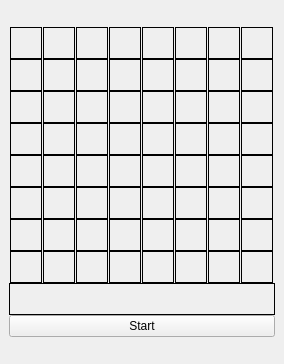
<?xml version="1.0" encoding="UTF-8"?>
<ui version="4.0">
 <class>MainWindow</class>
 <widget class="QMainWindow" name="MainWindow">
  <property name="geometry">
   <rect>
    <x>0</x>
    <y>0</y>
    <width>284</width>
    <height>364</height>
   </rect>
  </property>
  <property name="windowTitle">
   <string>Binary Clock</string>
  </property>
  <widget class="QWidget" name="centralwidget">
   <layout class="QVBoxLayout" name="verticalLayout_2">
    <item>
     <layout class="QVBoxLayout" name="verticalLayout_01">
      <property name="spacing">
       <number>0</number>
      </property>
      <item>
       <layout class="QHBoxLayout" name="horizontalLayout_08">
        <property name="spacing">
         <number>0</number>
        </property>
        <item>
         <widget class="QLabel" name="label_08_08">
          <property name="minimumSize">
           <size>
            <width>32</width>
            <height>32</height>
           </size>
          </property>
          <property name="maximumSize">
           <size>
            <width>32</width>
            <height>32</height>
           </size>
          </property>
          <property name="frameShape">
           <enum>QFrame::Box</enum>
          </property>
          <property name="text">
           <string/>
          </property>
         </widget>
        </item>
        <item>
         <widget class="QLabel" name="label_08_07">
          <property name="minimumSize">
           <size>
            <width>32</width>
            <height>32</height>
           </size>
          </property>
          <property name="maximumSize">
           <size>
            <width>32</width>
            <height>32</height>
           </size>
          </property>
          <property name="frameShape">
           <enum>QFrame::Box</enum>
          </property>
          <property name="text">
           <string/>
          </property>
         </widget>
        </item>
        <item>
         <widget class="QLabel" name="label_08_06">
          <property name="minimumSize">
           <size>
            <width>32</width>
            <height>32</height>
           </size>
          </property>
          <property name="maximumSize">
           <size>
            <width>32</width>
            <height>32</height>
           </size>
          </property>
          <property name="frameShape">
           <enum>QFrame::Box</enum>
          </property>
          <property name="text">
           <string/>
          </property>
         </widget>
        </item>
        <item>
         <widget class="QLabel" name="label_08_05">
          <property name="minimumSize">
           <size>
            <width>32</width>
            <height>32</height>
           </size>
          </property>
          <property name="maximumSize">
           <size>
            <width>32</width>
            <height>32</height>
           </size>
          </property>
          <property name="frameShape">
           <enum>QFrame::Box</enum>
          </property>
          <property name="text">
           <string/>
          </property>
         </widget>
        </item>
        <item>
         <widget class="QLabel" name="label_08_04">
          <property name="minimumSize">
           <size>
            <width>32</width>
            <height>32</height>
           </size>
          </property>
          <property name="maximumSize">
           <size>
            <width>32</width>
            <height>32</height>
           </size>
          </property>
          <property name="frameShape">
           <enum>QFrame::Box</enum>
          </property>
          <property name="text">
           <string/>
          </property>
         </widget>
        </item>
        <item>
         <widget class="QLabel" name="label_08_03">
          <property name="minimumSize">
           <size>
            <width>32</width>
            <height>32</height>
           </size>
          </property>
          <property name="maximumSize">
           <size>
            <width>32</width>
            <height>32</height>
           </size>
          </property>
          <property name="frameShape">
           <enum>QFrame::Box</enum>
          </property>
          <property name="text">
           <string/>
          </property>
         </widget>
        </item>
        <item>
         <widget class="QLabel" name="label_08_02">
          <property name="minimumSize">
           <size>
            <width>32</width>
            <height>32</height>
           </size>
          </property>
          <property name="maximumSize">
           <size>
            <width>32</width>
            <height>32</height>
           </size>
          </property>
          <property name="frameShape">
           <enum>QFrame::Box</enum>
          </property>
          <property name="text">
           <string/>
          </property>
         </widget>
        </item>
        <item>
         <widget class="QLabel" name="label_08_01">
          <property name="minimumSize">
           <size>
            <width>32</width>
            <height>32</height>
           </size>
          </property>
          <property name="maximumSize">
           <size>
            <width>32</width>
            <height>32</height>
           </size>
          </property>
          <property name="frameShape">
           <enum>QFrame::Box</enum>
          </property>
          <property name="text">
           <string/>
          </property>
         </widget>
        </item>
       </layout>
      </item>
      <item>
       <layout class="QHBoxLayout" name="horizontalLayout_07">
        <property name="spacing">
         <number>0</number>
        </property>
        <item>
         <widget class="QLabel" name="label_07_08">
          <property name="minimumSize">
           <size>
            <width>32</width>
            <height>32</height>
           </size>
          </property>
          <property name="maximumSize">
           <size>
            <width>32</width>
            <height>32</height>
           </size>
          </property>
          <property name="frameShape">
           <enum>QFrame::Box</enum>
          </property>
          <property name="text">
           <string/>
          </property>
         </widget>
        </item>
        <item>
         <widget class="QLabel" name="label_07_07">
          <property name="minimumSize">
           <size>
            <width>32</width>
            <height>32</height>
           </size>
          </property>
          <property name="maximumSize">
           <size>
            <width>32</width>
            <height>32</height>
           </size>
          </property>
          <property name="frameShape">
           <enum>QFrame::Box</enum>
          </property>
          <property name="text">
           <string/>
          </property>
         </widget>
        </item>
        <item>
         <widget class="QLabel" name="label_07_06">
          <property name="minimumSize">
           <size>
            <width>32</width>
            <height>32</height>
           </size>
          </property>
          <property name="maximumSize">
           <size>
            <width>32</width>
            <height>32</height>
           </size>
          </property>
          <property name="frameShape">
           <enum>QFrame::Box</enum>
          </property>
          <property name="text">
           <string/>
          </property>
         </widget>
        </item>
        <item>
         <widget class="QLabel" name="label_07_05">
          <property name="minimumSize">
           <size>
            <width>32</width>
            <height>32</height>
           </size>
          </property>
          <property name="maximumSize">
           <size>
            <width>32</width>
            <height>32</height>
           </size>
          </property>
          <property name="frameShape">
           <enum>QFrame::Box</enum>
          </property>
          <property name="text">
           <string/>
          </property>
         </widget>
        </item>
        <item>
         <widget class="QLabel" name="label_07_04">
          <property name="minimumSize">
           <size>
            <width>32</width>
            <height>32</height>
           </size>
          </property>
          <property name="maximumSize">
           <size>
            <width>32</width>
            <height>32</height>
           </size>
          </property>
          <property name="frameShape">
           <enum>QFrame::Box</enum>
          </property>
          <property name="text">
           <string/>
          </property>
         </widget>
        </item>
        <item>
         <widget class="QLabel" name="label_07_03">
          <property name="minimumSize">
           <size>
            <width>32</width>
            <height>32</height>
           </size>
          </property>
          <property name="maximumSize">
           <size>
            <width>32</width>
            <height>32</height>
           </size>
          </property>
          <property name="frameShape">
           <enum>QFrame::Box</enum>
          </property>
          <property name="text">
           <string/>
          </property>
         </widget>
        </item>
        <item>
         <widget class="QLabel" name="label_07_02">
          <property name="minimumSize">
           <size>
            <width>32</width>
            <height>32</height>
           </size>
          </property>
          <property name="maximumSize">
           <size>
            <width>32</width>
            <height>32</height>
           </size>
          </property>
          <property name="frameShape">
           <enum>QFrame::Box</enum>
          </property>
          <property name="text">
           <string/>
          </property>
         </widget>
        </item>
        <item>
         <widget class="QLabel" name="label_07_01">
          <property name="minimumSize">
           <size>
            <width>32</width>
            <height>32</height>
           </size>
          </property>
          <property name="maximumSize">
           <size>
            <width>32</width>
            <height>32</height>
           </size>
          </property>
          <property name="frameShape">
           <enum>QFrame::Box</enum>
          </property>
          <property name="text">
           <string/>
          </property>
         </widget>
        </item>
       </layout>
      </item>
      <item>
       <layout class="QHBoxLayout" name="horizontalLayout_06">
        <property name="spacing">
         <number>0</number>
        </property>
        <item>
         <widget class="QLabel" name="label_06_08">
          <property name="minimumSize">
           <size>
            <width>32</width>
            <height>32</height>
           </size>
          </property>
          <property name="maximumSize">
           <size>
            <width>32</width>
            <height>32</height>
           </size>
          </property>
          <property name="frameShape">
           <enum>QFrame::Box</enum>
          </property>
          <property name="text">
           <string/>
          </property>
         </widget>
        </item>
        <item>
         <widget class="QLabel" name="label_06_07">
          <property name="minimumSize">
           <size>
            <width>32</width>
            <height>32</height>
           </size>
          </property>
          <property name="maximumSize">
           <size>
            <width>32</width>
            <height>32</height>
           </size>
          </property>
          <property name="frameShape">
           <enum>QFrame::Box</enum>
          </property>
          <property name="text">
           <string/>
          </property>
         </widget>
        </item>
        <item>
         <widget class="QLabel" name="label_06_06">
          <property name="minimumSize">
           <size>
            <width>32</width>
            <height>32</height>
           </size>
          </property>
          <property name="maximumSize">
           <size>
            <width>32</width>
            <height>32</height>
           </size>
          </property>
          <property name="frameShape">
           <enum>QFrame::Box</enum>
          </property>
          <property name="text">
           <string/>
          </property>
         </widget>
        </item>
        <item>
         <widget class="QLabel" name="label_06_05">
          <property name="minimumSize">
           <size>
            <width>32</width>
            <height>32</height>
           </size>
          </property>
          <property name="maximumSize">
           <size>
            <width>32</width>
            <height>32</height>
           </size>
          </property>
          <property name="frameShape">
           <enum>QFrame::Box</enum>
          </property>
          <property name="text">
           <string/>
          </property>
         </widget>
        </item>
        <item>
         <widget class="QLabel" name="label_06_04">
          <property name="minimumSize">
           <size>
            <width>32</width>
            <height>32</height>
           </size>
          </property>
          <property name="maximumSize">
           <size>
            <width>32</width>
            <height>32</height>
           </size>
          </property>
          <property name="frameShape">
           <enum>QFrame::Box</enum>
          </property>
          <property name="text">
           <string/>
          </property>
         </widget>
        </item>
        <item>
         <widget class="QLabel" name="label_06_03">
          <property name="minimumSize">
           <size>
            <width>32</width>
            <height>32</height>
           </size>
          </property>
          <property name="maximumSize">
           <size>
            <width>32</width>
            <height>32</height>
           </size>
          </property>
          <property name="frameShape">
           <enum>QFrame::Box</enum>
          </property>
          <property name="text">
           <string/>
          </property>
         </widget>
        </item>
        <item>
         <widget class="QLabel" name="label_06_02">
          <property name="minimumSize">
           <size>
            <width>32</width>
            <height>32</height>
           </size>
          </property>
          <property name="maximumSize">
           <size>
            <width>32</width>
            <height>32</height>
           </size>
          </property>
          <property name="frameShape">
           <enum>QFrame::Box</enum>
          </property>
          <property name="text">
           <string/>
          </property>
         </widget>
        </item>
        <item>
         <widget class="QLabel" name="label_06_01">
          <property name="minimumSize">
           <size>
            <width>32</width>
            <height>32</height>
           </size>
          </property>
          <property name="maximumSize">
           <size>
            <width>32</width>
            <height>32</height>
           </size>
          </property>
          <property name="frameShape">
           <enum>QFrame::Box</enum>
          </property>
          <property name="text">
           <string/>
          </property>
         </widget>
        </item>
       </layout>
      </item>
      <item>
       <layout class="QHBoxLayout" name="horizontalLayout_05">
        <property name="spacing">
         <number>0</number>
        </property>
        <item>
         <widget class="QLabel" name="label_05_08">
          <property name="minimumSize">
           <size>
            <width>32</width>
            <height>32</height>
           </size>
          </property>
          <property name="maximumSize">
           <size>
            <width>32</width>
            <height>32</height>
           </size>
          </property>
          <property name="frameShape">
           <enum>QFrame::Box</enum>
          </property>
          <property name="text">
           <string/>
          </property>
         </widget>
        </item>
        <item>
         <widget class="QLabel" name="label_05_07">
          <property name="minimumSize">
           <size>
            <width>32</width>
            <height>32</height>
           </size>
          </property>
          <property name="maximumSize">
           <size>
            <width>32</width>
            <height>32</height>
           </size>
          </property>
          <property name="frameShape">
           <enum>QFrame::Box</enum>
          </property>
          <property name="text">
           <string/>
          </property>
         </widget>
        </item>
        <item>
         <widget class="QLabel" name="label_05_06">
          <property name="minimumSize">
           <size>
            <width>32</width>
            <height>32</height>
           </size>
          </property>
          <property name="maximumSize">
           <size>
            <width>32</width>
            <height>32</height>
           </size>
          </property>
          <property name="frameShape">
           <enum>QFrame::Box</enum>
          </property>
          <property name="text">
           <string/>
          </property>
         </widget>
        </item>
        <item>
         <widget class="QLabel" name="label_05_05">
          <property name="minimumSize">
           <size>
            <width>32</width>
            <height>32</height>
           </size>
          </property>
          <property name="maximumSize">
           <size>
            <width>32</width>
            <height>32</height>
           </size>
          </property>
          <property name="frameShape">
           <enum>QFrame::Box</enum>
          </property>
          <property name="text">
           <string/>
          </property>
         </widget>
        </item>
        <item>
         <widget class="QLabel" name="label_05_04">
          <property name="minimumSize">
           <size>
            <width>32</width>
            <height>32</height>
           </size>
          </property>
          <property name="maximumSize">
           <size>
            <width>32</width>
            <height>32</height>
           </size>
          </property>
          <property name="frameShape">
           <enum>QFrame::Box</enum>
          </property>
          <property name="text">
           <string/>
          </property>
         </widget>
        </item>
        <item>
         <widget class="QLabel" name="label_05_03">
          <property name="minimumSize">
           <size>
            <width>32</width>
            <height>32</height>
           </size>
          </property>
          <property name="maximumSize">
           <size>
            <width>32</width>
            <height>32</height>
           </size>
          </property>
          <property name="frameShape">
           <enum>QFrame::Box</enum>
          </property>
          <property name="text">
           <string/>
          </property>
         </widget>
        </item>
        <item>
         <widget class="QLabel" name="label_05_02">
          <property name="minimumSize">
           <size>
            <width>32</width>
            <height>32</height>
           </size>
          </property>
          <property name="maximumSize">
           <size>
            <width>32</width>
            <height>32</height>
           </size>
          </property>
          <property name="frameShape">
           <enum>QFrame::Box</enum>
          </property>
          <property name="text">
           <string/>
          </property>
         </widget>
        </item>
        <item>
         <widget class="QLabel" name="label_05_01">
          <property name="minimumSize">
           <size>
            <width>32</width>
            <height>32</height>
           </size>
          </property>
          <property name="maximumSize">
           <size>
            <width>32</width>
            <height>32</height>
           </size>
          </property>
          <property name="frameShape">
           <enum>QFrame::Box</enum>
          </property>
          <property name="text">
           <string/>
          </property>
         </widget>
        </item>
       </layout>
      </item>
      <item>
       <layout class="QHBoxLayout" name="horizontalLayout_04">
        <property name="spacing">
         <number>0</number>
        </property>
        <item>
         <widget class="QLabel" name="label_04_08">
          <property name="minimumSize">
           <size>
            <width>32</width>
            <height>32</height>
           </size>
          </property>
          <property name="maximumSize">
           <size>
            <width>32</width>
            <height>32</height>
           </size>
          </property>
          <property name="frameShape">
           <enum>QFrame::Box</enum>
          </property>
          <property name="text">
           <string/>
          </property>
         </widget>
        </item>
        <item>
         <widget class="QLabel" name="label_04_07">
          <property name="minimumSize">
           <size>
            <width>32</width>
            <height>32</height>
           </size>
          </property>
          <property name="maximumSize">
           <size>
            <width>32</width>
            <height>32</height>
           </size>
          </property>
          <property name="frameShape">
           <enum>QFrame::Box</enum>
          </property>
          <property name="text">
           <string/>
          </property>
         </widget>
        </item>
        <item>
         <widget class="QLabel" name="label_04_06">
          <property name="minimumSize">
           <size>
            <width>32</width>
            <height>32</height>
           </size>
          </property>
          <property name="maximumSize">
           <size>
            <width>32</width>
            <height>32</height>
           </size>
          </property>
          <property name="frameShape">
           <enum>QFrame::Box</enum>
          </property>
          <property name="text">
           <string/>
          </property>
         </widget>
        </item>
        <item>
         <widget class="QLabel" name="label_04_05">
          <property name="minimumSize">
           <size>
            <width>32</width>
            <height>32</height>
           </size>
          </property>
          <property name="maximumSize">
           <size>
            <width>32</width>
            <height>32</height>
           </size>
          </property>
          <property name="frameShape">
           <enum>QFrame::Box</enum>
          </property>
          <property name="text">
           <string/>
          </property>
         </widget>
        </item>
        <item>
         <widget class="QLabel" name="label_04_04">
          <property name="minimumSize">
           <size>
            <width>32</width>
            <height>32</height>
           </size>
          </property>
          <property name="maximumSize">
           <size>
            <width>32</width>
            <height>32</height>
           </size>
          </property>
          <property name="frameShape">
           <enum>QFrame::Box</enum>
          </property>
          <property name="text">
           <string/>
          </property>
         </widget>
        </item>
        <item>
         <widget class="QLabel" name="label_04_03">
          <property name="minimumSize">
           <size>
            <width>32</width>
            <height>32</height>
           </size>
          </property>
          <property name="maximumSize">
           <size>
            <width>32</width>
            <height>32</height>
           </size>
          </property>
          <property name="frameShape">
           <enum>QFrame::Box</enum>
          </property>
          <property name="text">
           <string/>
          </property>
         </widget>
        </item>
        <item>
         <widget class="QLabel" name="label_04_02">
          <property name="minimumSize">
           <size>
            <width>32</width>
            <height>32</height>
           </size>
          </property>
          <property name="maximumSize">
           <size>
            <width>32</width>
            <height>32</height>
           </size>
          </property>
          <property name="frameShape">
           <enum>QFrame::Box</enum>
          </property>
          <property name="text">
           <string/>
          </property>
         </widget>
        </item>
        <item>
         <widget class="QLabel" name="label_04_01">
          <property name="minimumSize">
           <size>
            <width>32</width>
            <height>32</height>
           </size>
          </property>
          <property name="maximumSize">
           <size>
            <width>32</width>
            <height>32</height>
           </size>
          </property>
          <property name="frameShape">
           <enum>QFrame::Box</enum>
          </property>
          <property name="text">
           <string/>
          </property>
         </widget>
        </item>
       </layout>
      </item>
      <item>
       <layout class="QHBoxLayout" name="horizontalLayout_03">
        <property name="spacing">
         <number>0</number>
        </property>
        <item>
         <widget class="QLabel" name="label_03_08">
          <property name="minimumSize">
           <size>
            <width>32</width>
            <height>32</height>
           </size>
          </property>
          <property name="maximumSize">
           <size>
            <width>32</width>
            <height>32</height>
           </size>
          </property>
          <property name="frameShape">
           <enum>QFrame::Box</enum>
          </property>
          <property name="text">
           <string/>
          </property>
         </widget>
        </item>
        <item>
         <widget class="QLabel" name="label_03_07">
          <property name="minimumSize">
           <size>
            <width>32</width>
            <height>32</height>
           </size>
          </property>
          <property name="maximumSize">
           <size>
            <width>32</width>
            <height>32</height>
           </size>
          </property>
          <property name="frameShape">
           <enum>QFrame::Box</enum>
          </property>
          <property name="text">
           <string/>
          </property>
         </widget>
        </item>
        <item>
         <widget class="QLabel" name="label_03_06">
          <property name="minimumSize">
           <size>
            <width>32</width>
            <height>32</height>
           </size>
          </property>
          <property name="maximumSize">
           <size>
            <width>32</width>
            <height>32</height>
           </size>
          </property>
          <property name="frameShape">
           <enum>QFrame::Box</enum>
          </property>
          <property name="text">
           <string/>
          </property>
         </widget>
        </item>
        <item>
         <widget class="QLabel" name="label_03_05">
          <property name="minimumSize">
           <size>
            <width>32</width>
            <height>32</height>
           </size>
          </property>
          <property name="maximumSize">
           <size>
            <width>32</width>
            <height>32</height>
           </size>
          </property>
          <property name="frameShape">
           <enum>QFrame::Box</enum>
          </property>
          <property name="text">
           <string/>
          </property>
         </widget>
        </item>
        <item>
         <widget class="QLabel" name="label_03_04">
          <property name="minimumSize">
           <size>
            <width>32</width>
            <height>32</height>
           </size>
          </property>
          <property name="maximumSize">
           <size>
            <width>32</width>
            <height>32</height>
           </size>
          </property>
          <property name="frameShape">
           <enum>QFrame::Box</enum>
          </property>
          <property name="text">
           <string/>
          </property>
         </widget>
        </item>
        <item>
         <widget class="QLabel" name="label_03_03">
          <property name="minimumSize">
           <size>
            <width>32</width>
            <height>32</height>
           </size>
          </property>
          <property name="maximumSize">
           <size>
            <width>32</width>
            <height>32</height>
           </size>
          </property>
          <property name="frameShape">
           <enum>QFrame::Box</enum>
          </property>
          <property name="text">
           <string/>
          </property>
         </widget>
        </item>
        <item>
         <widget class="QLabel" name="label_03_02">
          <property name="minimumSize">
           <size>
            <width>32</width>
            <height>32</height>
           </size>
          </property>
          <property name="maximumSize">
           <size>
            <width>32</width>
            <height>32</height>
           </size>
          </property>
          <property name="frameShape">
           <enum>QFrame::Box</enum>
          </property>
          <property name="text">
           <string/>
          </property>
         </widget>
        </item>
        <item>
         <widget class="QLabel" name="label_03_01">
          <property name="minimumSize">
           <size>
            <width>32</width>
            <height>32</height>
           </size>
          </property>
          <property name="maximumSize">
           <size>
            <width>32</width>
            <height>32</height>
           </size>
          </property>
          <property name="frameShape">
           <enum>QFrame::Box</enum>
          </property>
          <property name="text">
           <string/>
          </property>
         </widget>
        </item>
       </layout>
      </item>
      <item>
       <layout class="QHBoxLayout" name="horizontalLayout_02">
        <property name="spacing">
         <number>0</number>
        </property>
        <item>
         <widget class="QLabel" name="label_02_08">
          <property name="minimumSize">
           <size>
            <width>32</width>
            <height>32</height>
           </size>
          </property>
          <property name="maximumSize">
           <size>
            <width>32</width>
            <height>32</height>
           </size>
          </property>
          <property name="frameShape">
           <enum>QFrame::Box</enum>
          </property>
          <property name="text">
           <string/>
          </property>
         </widget>
        </item>
        <item>
         <widget class="QLabel" name="label_02_07">
          <property name="minimumSize">
           <size>
            <width>32</width>
            <height>32</height>
           </size>
          </property>
          <property name="maximumSize">
           <size>
            <width>32</width>
            <height>32</height>
           </size>
          </property>
          <property name="frameShape">
           <enum>QFrame::Box</enum>
          </property>
          <property name="text">
           <string/>
          </property>
         </widget>
        </item>
        <item>
         <widget class="QLabel" name="label_02_06">
          <property name="minimumSize">
           <size>
            <width>32</width>
            <height>32</height>
           </size>
          </property>
          <property name="maximumSize">
           <size>
            <width>32</width>
            <height>32</height>
           </size>
          </property>
          <property name="frameShape">
           <enum>QFrame::Box</enum>
          </property>
          <property name="text">
           <string/>
          </property>
         </widget>
        </item>
        <item>
         <widget class="QLabel" name="label_02_05">
          <property name="minimumSize">
           <size>
            <width>32</width>
            <height>32</height>
           </size>
          </property>
          <property name="maximumSize">
           <size>
            <width>32</width>
            <height>32</height>
           </size>
          </property>
          <property name="frameShape">
           <enum>QFrame::Box</enum>
          </property>
          <property name="text">
           <string/>
          </property>
         </widget>
        </item>
        <item>
         <widget class="QLabel" name="label_02_04">
          <property name="minimumSize">
           <size>
            <width>32</width>
            <height>32</height>
           </size>
          </property>
          <property name="maximumSize">
           <size>
            <width>32</width>
            <height>32</height>
           </size>
          </property>
          <property name="frameShape">
           <enum>QFrame::Box</enum>
          </property>
          <property name="text">
           <string/>
          </property>
         </widget>
        </item>
        <item>
         <widget class="QLabel" name="label_02_03">
          <property name="minimumSize">
           <size>
            <width>32</width>
            <height>32</height>
           </size>
          </property>
          <property name="maximumSize">
           <size>
            <width>32</width>
            <height>32</height>
           </size>
          </property>
          <property name="frameShape">
           <enum>QFrame::Box</enum>
          </property>
          <property name="text">
           <string/>
          </property>
         </widget>
        </item>
        <item>
         <widget class="QLabel" name="label_02_02">
          <property name="minimumSize">
           <size>
            <width>32</width>
            <height>32</height>
           </size>
          </property>
          <property name="maximumSize">
           <size>
            <width>32</width>
            <height>32</height>
           </size>
          </property>
          <property name="frameShape">
           <enum>QFrame::Box</enum>
          </property>
          <property name="text">
           <string/>
          </property>
         </widget>
        </item>
        <item>
         <widget class="QLabel" name="label_02_01">
          <property name="minimumSize">
           <size>
            <width>32</width>
            <height>32</height>
           </size>
          </property>
          <property name="maximumSize">
           <size>
            <width>32</width>
            <height>32</height>
           </size>
          </property>
          <property name="frameShape">
           <enum>QFrame::Box</enum>
          </property>
          <property name="text">
           <string/>
          </property>
         </widget>
        </item>
       </layout>
      </item>
      <item>
       <layout class="QHBoxLayout" name="horizontalLayout_01">
        <property name="spacing">
         <number>0</number>
        </property>
        <item>
         <widget class="QLabel" name="label_01_08">
          <property name="minimumSize">
           <size>
            <width>32</width>
            <height>32</height>
           </size>
          </property>
          <property name="maximumSize">
           <size>
            <width>32</width>
            <height>32</height>
           </size>
          </property>
          <property name="frameShape">
           <enum>QFrame::Box</enum>
          </property>
          <property name="text">
           <string/>
          </property>
         </widget>
        </item>
        <item>
         <widget class="QLabel" name="label_01_07">
          <property name="minimumSize">
           <size>
            <width>32</width>
            <height>32</height>
           </size>
          </property>
          <property name="maximumSize">
           <size>
            <width>32</width>
            <height>32</height>
           </size>
          </property>
          <property name="frameShape">
           <enum>QFrame::Box</enum>
          </property>
          <property name="text">
           <string/>
          </property>
         </widget>
        </item>
        <item>
         <widget class="QLabel" name="label_01_06">
          <property name="minimumSize">
           <size>
            <width>32</width>
            <height>32</height>
           </size>
          </property>
          <property name="maximumSize">
           <size>
            <width>32</width>
            <height>32</height>
           </size>
          </property>
          <property name="frameShape">
           <enum>QFrame::Box</enum>
          </property>
          <property name="text">
           <string/>
          </property>
         </widget>
        </item>
        <item>
         <widget class="QLabel" name="label_01_05">
          <property name="minimumSize">
           <size>
            <width>32</width>
            <height>32</height>
           </size>
          </property>
          <property name="maximumSize">
           <size>
            <width>32</width>
            <height>32</height>
           </size>
          </property>
          <property name="frameShape">
           <enum>QFrame::Box</enum>
          </property>
          <property name="text">
           <string/>
          </property>
         </widget>
        </item>
        <item>
         <widget class="QLabel" name="label_01_04">
          <property name="minimumSize">
           <size>
            <width>32</width>
            <height>32</height>
           </size>
          </property>
          <property name="maximumSize">
           <size>
            <width>32</width>
            <height>32</height>
           </size>
          </property>
          <property name="frameShape">
           <enum>QFrame::Box</enum>
          </property>
          <property name="text">
           <string/>
          </property>
         </widget>
        </item>
        <item>
         <widget class="QLabel" name="label_01_03">
          <property name="minimumSize">
           <size>
            <width>32</width>
            <height>32</height>
           </size>
          </property>
          <property name="maximumSize">
           <size>
            <width>32</width>
            <height>32</height>
           </size>
          </property>
          <property name="frameShape">
           <enum>QFrame::Box</enum>
          </property>
          <property name="text">
           <string/>
          </property>
         </widget>
        </item>
        <item>
         <widget class="QLabel" name="label_01_02">
          <property name="minimumSize">
           <size>
            <width>32</width>
            <height>32</height>
           </size>
          </property>
          <property name="maximumSize">
           <size>
            <width>32</width>
            <height>32</height>
           </size>
          </property>
          <property name="frameShape">
           <enum>QFrame::Box</enum>
          </property>
          <property name="text">
           <string/>
          </property>
         </widget>
        </item>
        <item>
         <widget class="QLabel" name="label_01_01">
          <property name="minimumSize">
           <size>
            <width>32</width>
            <height>32</height>
           </size>
          </property>
          <property name="maximumSize">
           <size>
            <width>32</width>
            <height>32</height>
           </size>
          </property>
          <property name="frameShape">
           <enum>QFrame::Box</enum>
          </property>
          <property name="text">
           <string/>
          </property>
         </widget>
        </item>
       </layout>
      </item>
      <item>
       <layout class="QHBoxLayout" name="horizontalLayout_09">
        <item>
         <widget class="QLabel" name="label_Current_Time_Str">
          <property name="minimumSize">
           <size>
            <width>0</width>
            <height>32</height>
           </size>
          </property>
          <property name="maximumSize">
           <size>
            <width>16777215</width>
            <height>32</height>
           </size>
          </property>
          <property name="frameShape">
           <enum>QFrame::Box</enum>
          </property>
          <property name="text">
           <string/>
          </property>
         </widget>
        </item>
       </layout>
      </item>
      <item>
       <layout class="QHBoxLayout" name="horizontalLayout_10">
        <item>
         <widget class="QPushButton" name="pushButton_Start">
          <property name="text">
           <string>Start</string>
          </property>
         </widget>
        </item>
       </layout>
      </item>
     </layout>
    </item>
   </layout>
  </widget>
 </widget>
 <resources/>
 <connections/>
</ui>
